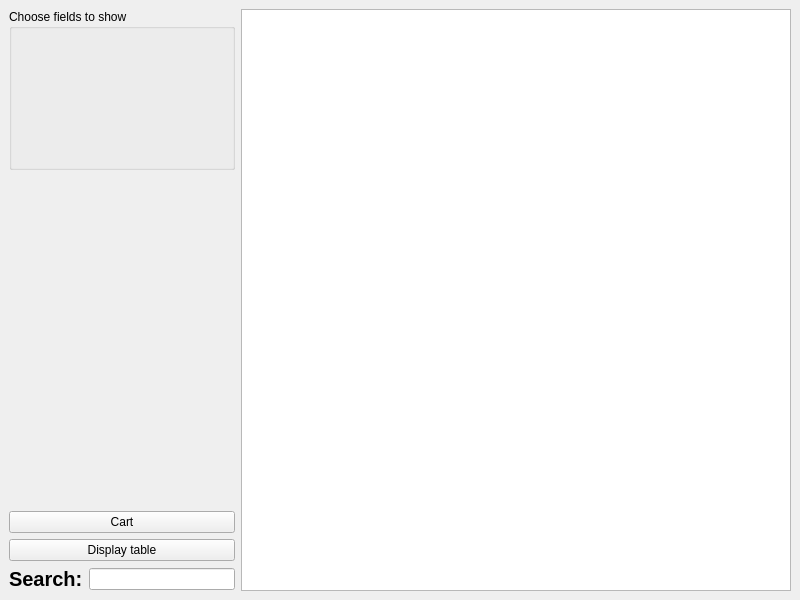
<?xml version="1.0" encoding="UTF-8"?>
<ui version="4.0">
 <class>MainWindow</class>
 <widget class="QMainWindow" name="MainWindow">
  <property name="geometry">
   <rect>
    <x>0</x>
    <y>0</y>
    <width>800</width>
    <height>600</height>
   </rect>
  </property>
  <property name="windowTitle">
   <string>MainWindow</string>
  </property>
  <widget class="QWidget" name="centralwidget">
   <layout class="QGridLayout" name="gridLayout">
    <item row="0" column="2" rowspan="6">
     <widget class="QTableView" name="tableView">
      <property name="sizePolicy">
       <sizepolicy hsizetype="Fixed" vsizetype="Expanding">
        <horstretch>0</horstretch>
        <verstretch>0</verstretch>
       </sizepolicy>
      </property>
      <property name="minimumSize">
       <size>
        <width>550</width>
        <height>0</height>
       </size>
      </property>
     </widget>
    </item>
    <item row="5" column="1">
     <widget class="QLineEdit" name="lineEditSearch"/>
    </item>
    <item row="5" column="0">
     <widget class="QLabel" name="label">
      <property name="font">
       <font>
        <pointsize>15</pointsize>
        <bold>true</bold>
       </font>
      </property>
      <property name="text">
       <string>Search:</string>
      </property>
     </widget>
    </item>
    <item row="4" column="0" colspan="2">
     <widget class="QPushButton" name="pushButtonDisplayTable">
      <property name="text">
       <string>Display table</string>
      </property>
     </widget>
    </item>
    <item row="3" column="0" colspan="2">
     <widget class="QPushButton" name="pushButtonCart">
      <property name="text">
       <string>Cart</string>
      </property>
     </widget>
    </item>
    <item row="0" column="0" colspan="2">
     <widget class="QGroupBox" name="groupBoxFilters">
      <property name="title">
       <string>Choose fields to show</string>
      </property>
     </widget>
    </item>
   </layout>
  </widget>
  <action name="actionOpen">
   <property name="text">
    <string>&amp;Open</string>
   </property>
   <property name="shortcut">
    <string>Ctrl+O</string>
   </property>
  </action>
 </widget>
 <resources/>
 <connections/>
</ui>
